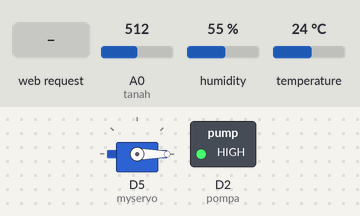
Recording of a sketch running on a simulated ESP8266 (NodeMCU). Parts: servo, switched loads named in the sketch (green lamp = pin HIGH). The inputs (shaded band) are chosen by the test bench; at power-on: A0 (tanah) = 512, humidity 55 %, temperature 24 °C. WiFi joins after 1.5 s; servers stay silent unless stated; what the sketch prints to the serial monitor is not drawn.

Above: at 2.7 s.
2.8 s: HTTP request GET /LED=ON received
At 3.8 s:
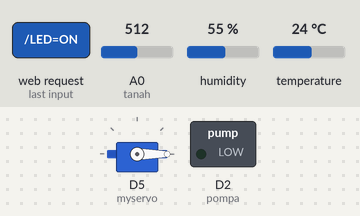
4.3 s: HTTP request GET /LED=OFF received
At 4.7 s:
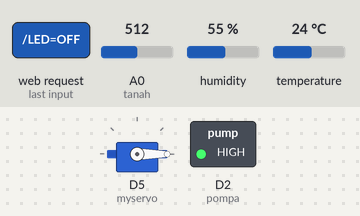
Timing chart, 0 to 7.3 s (numbered marks = the images above; inputs shaded):
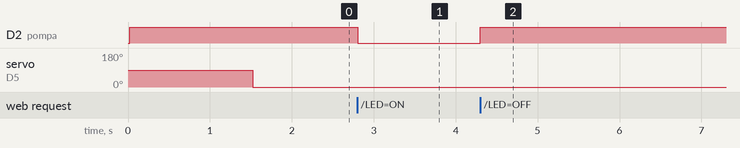

The sketch:

dataserver2.1.ino
```cpp
#include <ESP8266WiFi.h>
#include "DHT.h"
#include <Servo.h>
Servo myservo;
#define DHTTYPE DHT22
const char* ssid = "D'jamur";
const char* password = "djamur2017";

#define DHTPin D1
DHT dht(DHTPin, DHTTYPE);

// Temporary variables
static char celsiusTemp[7];
static char fahrenheitTemp[7];
static char humidityTemp[7];
int tanah=A0;
int pompa=4;
int pos;
WiFiServer server(80);

void gerak()
{
  for(pos = 0; pos <= 120; pos +=5 ) // goes from 0 degrees to 180 degrees
  {                                  // in steps of 1 degree
    myservo.write(pos);              // tell servo to go to position in variable 'pos'
    delay(15);                       // waits 15ms for the servo to reach the position
  }
  for(pos = 120; pos>=0; pos-=5)     // goes from 180 degrees to 0 degrees
  {
    myservo.write(pos);              // tell servo to go to position in variable 'pos'
    delay(15);                       // waits 15ms for the servo to reach the position
  }
}

void setup() {
  Serial.begin(115200);
  delay(10);
  myservo.attach(14);
  pinMode(tanah,INPUT);
  delay(10);
  pinMode(pompa, OUTPUT);
  digitalWrite(pompa, HIGH);
  dht.begin();
  // Connect to WiFi network
  Serial.println();
  Serial.print("Connecting to ");
  Serial.println(ssid);

  WiFi.begin(ssid, password);

  while (WiFi.status() != WL_CONNECTED) {
    delay(500);
    Serial.print(".");
  }
  Serial.println("");
  Serial.println("WiFi connected");

  // Start the server
  server.begin();
  Serial.println("Server started");

  // Print the IP address
  Serial.print("Use this URL to connect: ");
  Serial.print("http://");
  Serial.print(WiFi.localIP());
  Serial.println("/");

}

void loop() {
  // Check if a client has connected
  WiFiClient client = server.available();
  int baca=analogRead(tanah);
  int lembab=map(baca,760,0,0,100);
  if(lembab>=700)
  {
    gerak();
  }
  else if(lembab<=700)
  {
   myservo.write(0);
  }
  if (!client) {
    return;
  }

  // Wait until the client sends some data
  Serial.println("new client");
  while(!client.available()){
    delay(1);
  }

  // Read the first line of the request
  String request = client.readStringUntil('\r');
  Serial.println(request);
  client.flush();
  float h = dht.readHumidity();
  // Read temperature as Celsius (the default)
  float t = dht.readTemperature();
  // Read temperature as Fahrenheit (isFahrenheit = true)
  float f = dht.readTemperature(true);
  // Match the request
  float hic = dht.computeHeatIndex(t, h, false);
  dtostrf(hic, 6, 2, celsiusTemp);
  float hif = dht.computeHeatIndex(f, h);
  dtostrf(hif, 6, 2, fahrenheitTemp);
  dtostrf(h, 6, 2, humidityTemp);
  int value = LOW;
  if (request.indexOf("/LED=ON") != -1)  {
    digitalWrite(pompa, LOW);
    value = HIGH;
  }
  if (request.indexOf("/LED=OFF") != -1)  {
    digitalWrite(pompa, HIGH);
    value = LOW;
  }

// Set ledPin according to the request
//digitalWrite(ledPin, value);

  // Return the response
  client.println("HTTP/1.1 200 OK");
  client.println("Content-Type: text/html");
  client.println(""); //  do not forget this one
  client.println("<!DOCTYPE HTML>");
  client.println("<html>");
  client.println("<head></head><body><h1>FLUTIA the Space Digital Farming</h1><h3>Temperature: ");
  client.println(celsiusTemp);
  client.println("\xB0\tC</h3><h3>Ground Humidity: ");
  client.println(lembab);
  client.println("%</h3><h3>Air Humidity: ");
  client.println(humidityTemp);
  client.println("%</h3><h3>");
  client.println("<br><br>");
  client.print("Pump: ");

  if(value == HIGH) {
    client.print("On");
  } else {
    client.print("Off");
  }
  client.println("<br><br>");
  client.println("<a href=\"/LED=ON\"\"><button>Turn On </button></a>");
  client.println("<a href=\"/LED=OFF\"\"><button>Turn Off </button></a><br />");
  client.println("</html>");

  delay(1);
  Serial.println("Client disonnected");
  Serial.println("");

}
```

Measured:
- after the input at 2.8 s, D2 (pompa): HIGH → LOW at once
- after the input at 4.3 s, D2 (pompa): LOW → HIGH at once
